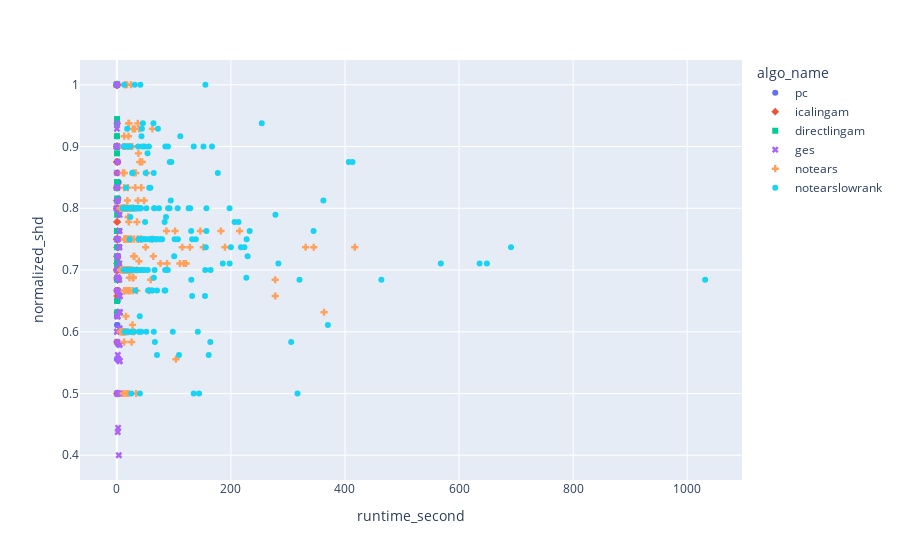

The notebook cell this image was saved under:
### Markdown cell above
### normalized shd nigh varsortability

### Code cell
norm_shd_high_varsor_runtime = df_for_scatter_plot_norm_shd_high_varsor.groupby(['runtime_second', 'algo_name'], as_index=False).agg({'normalized_shd': lambda x: np.max(x)})
show_scatter_plot(norm_shd_high_varsor_runtime, 'runtime_second', 'normalized_shd', color="algo_name", symbol="algo_name")

### Figure 1 — Plotly figure (JSON) as saved in the notebook; plotly's stock layout.template omitted (floating-point values rounded to 4 significant figures; data arrays with more than 128 entries replaced by an {"elided": "..."} marker saying what was removed)
{"data": [{"hovertemplate": "algo_name=pc<br>runtime_second=%{x}<br>normalized_shd=%{y}<extra></extra>", "legendgroup": "pc", "marker": {"color": "#636efa", "symbol": "circle"}, "mode": "markers", "name": "pc", "orientation": "v", "showlegend": true, "type": "scatter", "x": [0.01, 0.02, 0.03, 0.04, 0.05, 0.06, 0.07, 0.08, 0.09, 0.1, 0.11, 0.12, 0.13, 0.14, 0.15, 0.16, 0.17, 0.18, 0.19, 0.2, 0.21, 0.22, 0.24, 0.26, 0.27, 0.28, 0.3, 0.32, 0.4, 0.43, 0.44, 0.46, 0.47, 0.48, 0.49, 0.52, 0.53, 0.56, 0.57, 0.66, 0.75, 0.84, 0.88, 1.58, 1.6, 1.97, 2.39, 2.49, 2.5, 2.73, 2.79, 2.96, 2.98, 3.06, 3.12, 3.15, 3.16, 3.17, 3.19, 3.25, 3.26, 3.29, 3.3, 3.43, 3.55], "xaxis": "x", "y": [0.7, 1, 1, 0.9, 1, 1, 1, 0.9167, 0.9, 1, 0.9375, 0.8, 0.75, 0.8, 0.8, 0.75, 0.625, 0.9, 0.7, 0.8333, 0.8, 0.8125, 0.8125, 0.9, 0.6875, 0.7, 0.8333, 0.7, 0.5, 0.7222, 0.6111, 0.6667, 1, 0.6667, 0.9167, 0.7143, 1, 0.75, 0.5556, 0.7222, 0.6667, 0.5556, 0.6111, 0.65, 0.6579, 0.7368, 0.7368, 0.8158, 0.5789, 0.7105, 0.7632, 0.7368, 0.6842, 0.7105, 0.6842, 0.6579, 0.8421, 0.6579, 0.6579, 0.7368, 0.7632, 0.7895, 0.7368, 0.7632, 0.7632], "yaxis": "y"}, {"hovertemplate": "algo_name=icalingam<br>runtime_second=%{x}<br>normalized_shd=%{y}<extra></extra>", "legendgroup": "icalingam", "marker": {"color": "#EF553B", "symbol": "diamond"}, "mode": "markers", "name": "icalingam", "orientation": "v", "showlegend": true, "type": "scatter", "x": [0.02, 0.03, 0.04, 0.05, 0.06, 0.07, 0.08, 0.09, 0.1, 0.11, 0.12, 0.13, 0.14, 0.15, 0.16, 0.17, 0.2, 0.21, 0.22, 0.26, 0.27, 0.33, 0.34, 0.35, 0.39, 0.41, 0.46, 0.5, 0.51, 0.52, 0.53, 0.54, 0.55, 0.56, 0.57, 0.58, 0.59, 0.64, 0.65, 0.69, 0.7, 0.71, 0.72, 0.73, 0.75, 0.77, 0.8, 0.81, 0.82, 0.84, 0.85, 0.86, 0.88, 0.9, 0.91, 0.94, 0.99, 1, 1.01, 1.02, 1.05, 1.07, 1.08, 1.2, 1.46], "xaxis": "x", "y": [0.8, 1, 1, 1, 0.8333, 0.9, 0.7, 0.8125, 0.9, 0.9, 0.7, 0.8333, 0.8, 0.875, 0.75, 0.75, 0.6875, 1, 0.6667, 0.5833, 1, 0.5, 0.7778, 0.7222, 0.75, 0.7, 0.8125, 0.7, 1, 0.9, 0.9, 0.9, 1, 0.8571, 0.8333, 0.8, 0.5, 0.8333, 0.75, 0.9375, 0.875, 0.7778, 0.6667, 0.875, 0.8125, 0.75, 0.875, 0.6316, 0.7222, 0.875, 0.6579, 0.7105, 0.7368, 0.75, 0.6579, 0.7368, 0.7105, 0.6842, 0.6842, 0.7222, 0.7368, 0.7632, 0.7105, 0.6842, 0.75], "yaxis": "y"}, {"hovertemplate": "algo_name=directlingam<br>runtime_second=%{x}<br>normalized_shd=%{y}<extra></extra>", "legendgroup": "directlingam", "marker": {"color": "#00cc96", "symbol": "square"}, "mode": "markers", "name": "directlingam", "orientation": "v", "showlegend": true, "type": "scatter", "x": [0.04, 0.05, 0.06, 0.07, 0.08, 0.09, 0.1, 0.11, 0.15, 0.22, 0.23, 0.24, 0.26, 0.27, 0.28, 0.3, 0.32, 0.41, 0.43, 0.46, 0.47, 0.48, 0.5, 0.51, 0.53, 0.54, 0.55, 0.58, 0.64, 0.68], "xaxis": "x", "y": [0.9, 1, 1, 1, 0.9, 0.8333, 1, 0.9167, 0.8333, 0.9375, 0.9375, 0.9444, 0.8125, 0.8889, 0.7222, 0.75, 0.65, 0.8421, 0.7105, 0.7105, 0.7632, 0.7895, 0.7632, 0.7105, 0.8158, 0.6842, 0.7368, 0.6316, 0.8421, 0.7632], "yaxis": "y"}, {"hovertemplate": "algo_name=ges<br>runtime_second=%{x}<br>normalized_shd=%{y}<extra></extra>", "legendgroup": "ges", "marker": {"color": "#ab63fa", "symbol": "x"}, "mode": "markers", "name": "ges", "orientation": "v", "showlegend": true, "type": "scatter", "x": [0.1, 0.11, 0.12, 0.13, 0.14, 0.15, 0.16, 0.17, 0.18, 0.19, 0.2, 0.21, 0.22, 0.23, 0.24, 0.25, 0.26, 0.27, 0.28, 0.29, 0.3, 0.31, 0.32, 0.33, 0.34, 0.35, 0.36, 0.37, 0.38, 0.39, 0.4, 0.41, 0.42, 0.44, 0.45, 0.47, 0.48, 0.53, 0.57, 0.58, 0.6, 0.63, 0.65, 0.77, 0.8, 0.85, 0.98, 0.99, 1.06, 1.26, 1.32, 1.35, 1.39, 1.46, 1.52, 1.54, 1.58, 1.61, 1.64, 1.65, 1.67, 1.69, 1.71, 1.74, 1.78, 1.79, 1.86, 1.87, 2.09, 2.11, 2.22, 2.3, 2.32, 2.34, 3.48, 4.2, 4.26, 4.34, 4.41, 4.43, 4.44, 4.57, 4.65, 4.68, 4.72, 4.73, 4.74, 4.75, 4.76, 4.83, 4.86, 4.97, 4.98, 5.09, 5.21, 5.37, 5.38], "xaxis": "x", "y": [0.8, 0.7, 0.9, 0.9, 1, 0.9286, 0.8571, 0.8, 0.6, 1, 1, 0.8, 1, 1, 0.9, 0.8333, 1, 0.8333, 0.9, 0.8, 0.8333, 0.8, 0.8, 0.8, 0.8, 0.8333, 0.8, 0.8, 0.6, 0.7, 0.9, 0.6667, 0.75, 0.7, 0.75, 0.9, 0.6667, 0.5, 0.5833, 0.6667, 0.5833, 0.75, 0.9375, 0.8125, 0.625, 0.5, 0.625, 0.875, 0.6875, 0.6875, 0.75, 0.875, 0.8125, 0.8125, 0.7222, 0.7222, 0.4375, 0.6875, 0.7222, 0.625, 0.75, 0.75, 0.6875, 0.5625, 0.7222, 0.5, 0.6667, 0.5556, 0.6875, 0.5556, 0.75, 0.4444, 0.5556, 0.5, 0.4, 0.6842, 0.7368, 0.7105, 0.6579, 0.7368, 0.5, 0.5526, 0.6316, 0.5526, 0.6579, 0.6053, 0.6053, 0.7895, 0.6579, 0.7632, 0.5789, 0.5789, 0.6579, 0.6579, 0.5526, 0.6316, 0.6316], "yaxis": "y"}, {"hovertemplate": "algo_name=notears<br>runtime_second=%{x}<br>normalized_shd=%{y}<extra></extra>", "legendgroup": "notears", "marker": {"color": "#FFA15A", "symbol": "cross"}, "mode": "markers", "name": "notears", "orientation": "v", "showlegend": true, "type": "scatter", "x": {"elided": "196 float values"}, "xaxis": "x", "y": {"elided": "196 float values"}, "yaxis": "y"}, {"hovertemplate": "algo_name=notearslowrank<br>runtime_second=%{x}<br>normalized_shd=%{y}<extra></extra>", "legendgroup": "notearslowrank", "marker": {"color": "#19d3f3", "symbol": "circle"}, "mode": "markers", "name": "notearslowrank", "orientation": "v", "showlegend": true, "type": "scatter", "x": {"elided": "203 float values"}, "xaxis": "x", "y": {"elided": "203 float values"}, "yaxis": "y"}], "layout": {"legend": {"title": {"text": "algo_name"}, "tracegroupgap": 0}, "margin": {"t": 60}, "xaxis": {"anchor": "y", "domain": [0, 1], "title": {"text": "runtime_second"}}, "yaxis": {"anchor": "x", "domain": [0, 1], "title": {"text": "normalized_shd"}}}}
